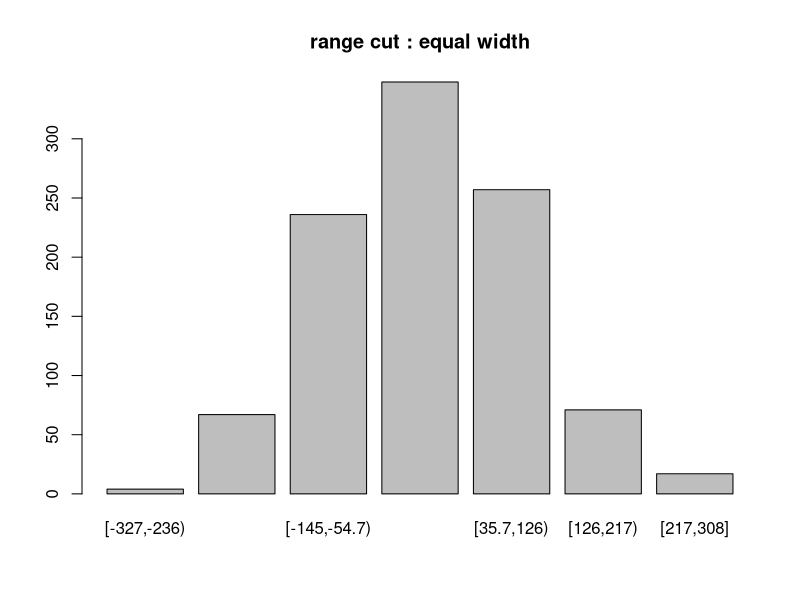
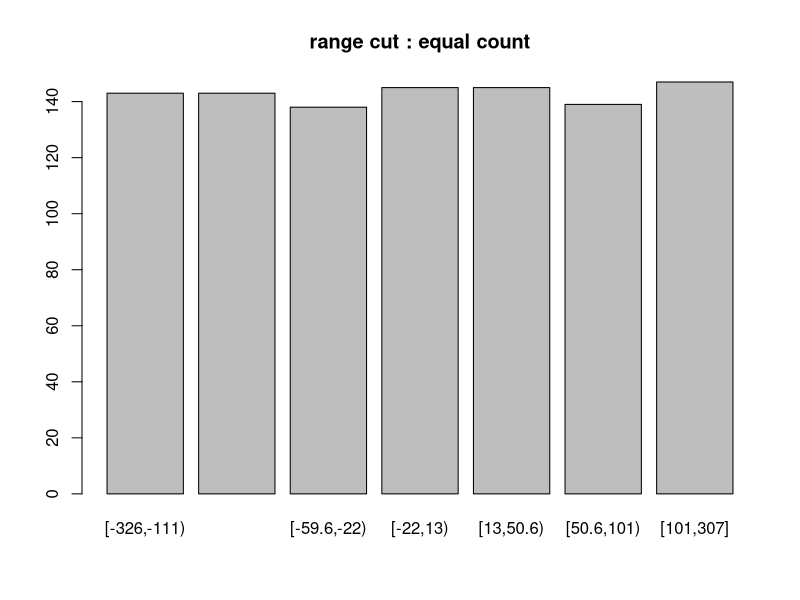
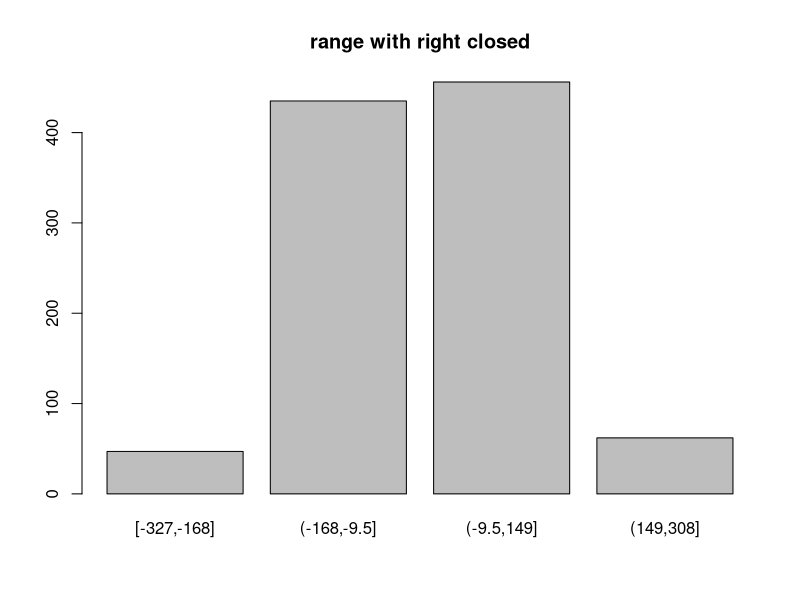
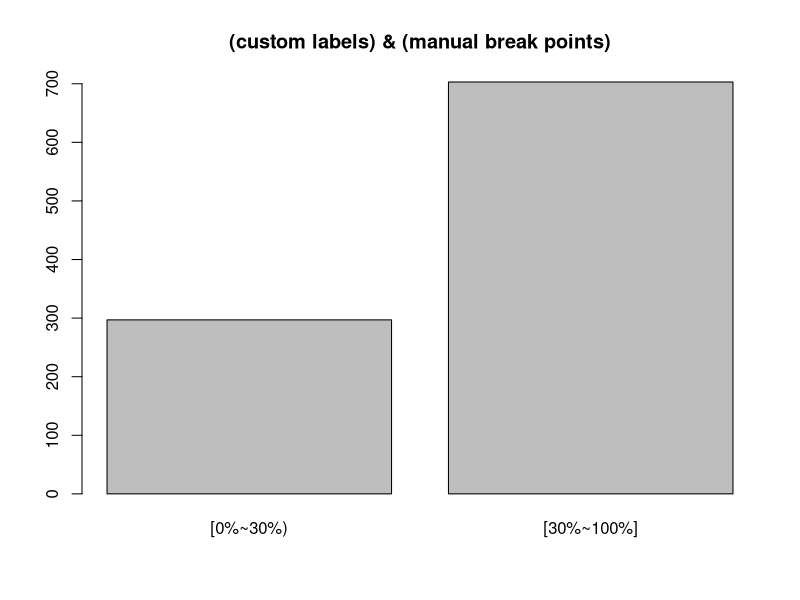

Generate these figures, in order, with R: (Note: this script raises an error after producing the figures.)
rm(list=ls())
set.seed(20180330)

data <- floor(100*rnorm(1000))
  
discretize <- function(num.vec, breaks=4, equal.count=FALSE, labels=NULL, right=FALSE){
  if(equal.count & length(breaks) != 1){
    stop('`equal.count=TRUE` should be with scalar type `breaks`')
  }else if(equal.count & length(breaks) == 1){
    cut(num.vec, 
        breaks=quantile(num.vec, probs=seq(0, 1, 1/breaks), na.rm=TRUE), 
        labels=labels, right=right, include.lowest=TRUE)
  }else{
    cut(num.vec, breaks=breaks, labels=labels, right=right, include.lowest=TRUE)
  }
}

library(magrittr)

# examples : parameter options
discretize(data, breaks=7, equal.count=FALSE) %>% plot(main='range cut : equal width')
discretize(data, breaks=7, equal.count=TRUE) %>% plot(main='range cut : equal count')
discretize(data, equal.count=FALSE, right=TRUE) %>% plot(main='range with right closed')
discretize(
  data, 
  breaks=c(quantile(data, probs=c(0, .3, 1))), 
  labels=c('[0%~30%)', '[30%~100%]')) %>% plot(main='(custom labels) & (manual break points)')

# error cases : `equal.count` with `manual breaks`?
discretize(data, equal.count=TRUE, breaks=c(-326, 50.6, 307))
